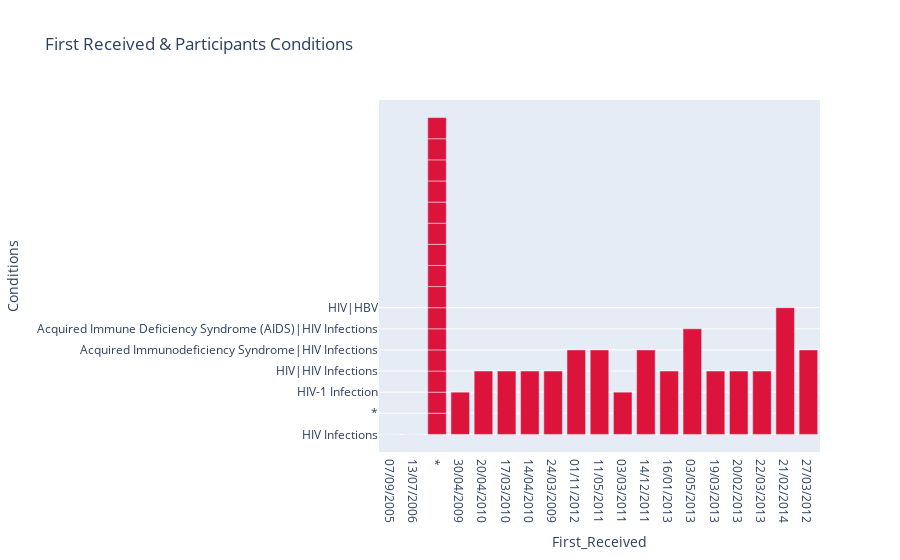

This figure's notebook cell:
### Code cell
fig = px.bar(df, x= "First_Received", y= "Conditions", color_discrete_sequence=['crimson'], title='First Received & Participants Conditions')
fig.show()

### Figure 1 — Plotly figure (JSON) as saved in the notebook; plotly's stock layout.template omitted (floating-point values rounded to 4 significant figures)
{"data": [{"alignmentgroup": "True", "hovertemplate": "First_Received=%{x}<br>Conditions=%{y}<extra></extra>", "legendgroup": "", "marker": {"color": "crimson", "pattern": {"shape": ""}}, "name": "", "offsetgroup": "", "orientation": "v", "showlegend": false, "textposition": "auto", "type": "bar", "x": ["07/09/2005", "13/07/2006", "*", "*", "*", "*", "*", "30/04/2009", "*", "*", "20/04/2010", "*", "17/03/2010", "14/04/2010", "24/03/2009", "01/11/2012", "*", "11/05/2011", "03/03/2011", "14/12/2011", "*", "16/01/2013", "03/05/2013", "*", "19/03/2013", "*", "20/02/2013", "22/03/2013", "21/02/2014", "*", "27/03/2012", "*", "*"], "xaxis": "x", "y": ["HIV Infections", "HIV Infections", "*", "*", "*", "*", "*", "HIV-1 Infection", "*", "*", "HIV|HIV Infections", "*", "HIV|HIV Infections", "HIV|HIV Infections", "HIV|HIV Infections", "Acquired Immunodeficiency Syndrome|HIV Infections", "*", "Acquired Immunodeficiency Syndrome|HIV Infections", "HIV-1 Infection", "Acquired Immunodeficiency Syndrome|HIV Infections", "*", "HIV|HIV Infections", "Acquired Immune Deficiency Syndrome (AIDS)|HIV Infections", "*", "HIV|HIV Infections", "*", "HIV|HIV Infections", "HIV|HIV Infections", "HIV|HBV", "*", "Acquired Immunodeficiency Syndrome|HIV Infections", "*", "*"], "yaxis": "y"}], "layout": {"barmode": "relative", "legend": {"tracegroupgap": 0}, "title": {"text": "First Received & Participants Conditions"}, "xaxis": {"anchor": "y", "domain": [0, 1], "title": {"text": "First_Received"}}, "yaxis": {"anchor": "x", "domain": [0, 1], "title": {"text": "Conditions"}}}}
